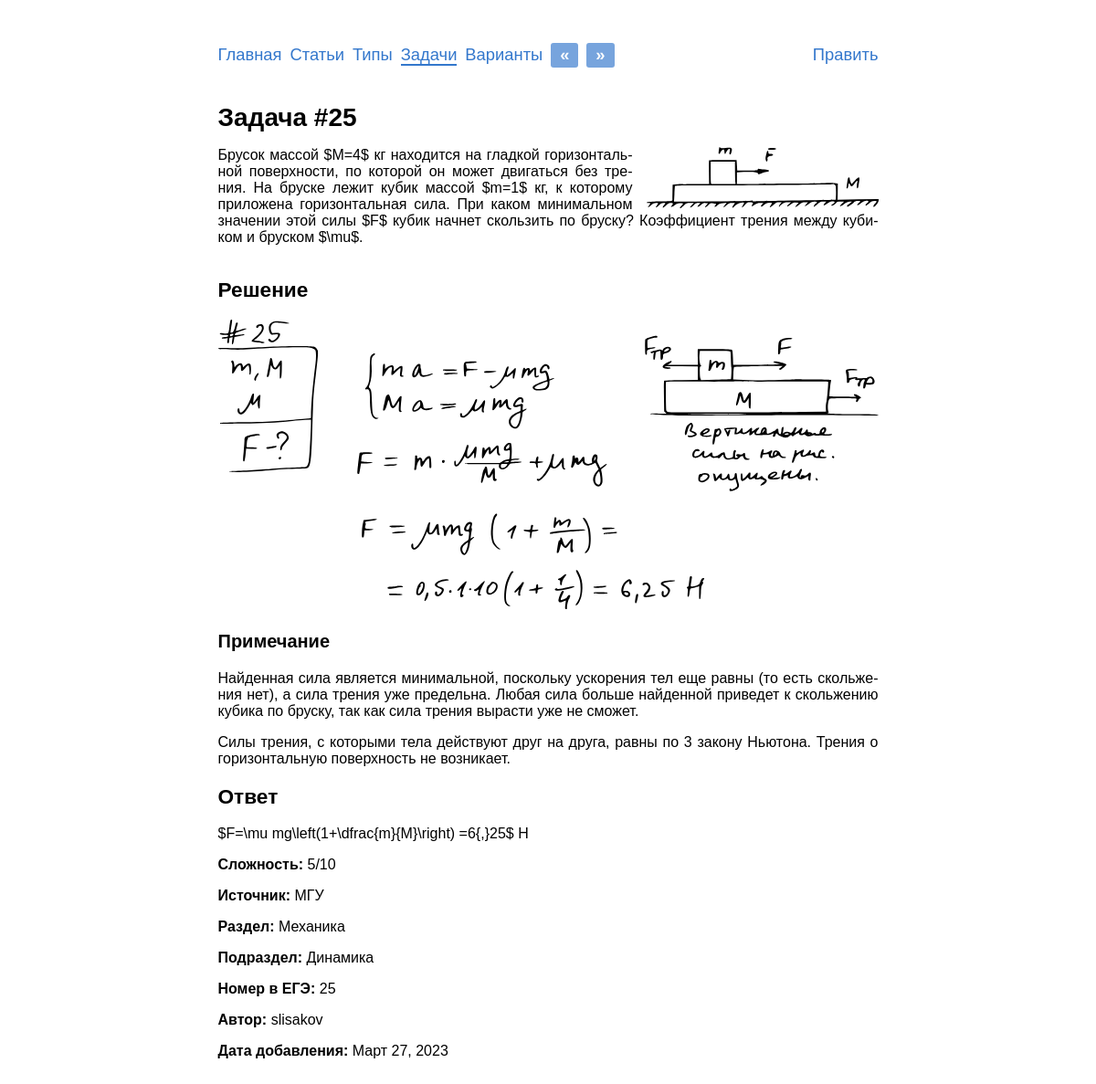
The page /problems/25/ on the database its author committed.
### problems/models.py (models this page shows, shortened)
class Problem(models.Model):
    objects = ProblemManager()
    text = models.TextField('условие',
                            max_length=6000,
                            help_text='Максимум 6 тыс. символов '
                            '(если мало - обратитесь к создательнице сайта)')
    solution = models.TextField('решение',
                                max_length=6000,
                                help_text='Максимум 6 тыс. символов',
                                blank=True,
                                null=True)
    answer = models.TextField('ответ',
                              max_length=1000,
                              help_text='Максимум 1 тыс. символов',
                              blank=True,
                              null=True)
    complexity = models.PositiveSmallIntegerField('сложность',
                                                  help_text=('число от 1 до 10'
                                                             ' включительно'),
                                                  blank=True,
                                                  null=True,
                                                  validators=(
                                                      [MinValueValidator(1),
                                                       MaxValueValidator(10)]))
    author = models.ForeignKey(User,
                               on_delete=models.CASCADE,
                               editable=False,
                               verbose_name='автор')
    date = models.DateField('дата добавления',
                            auto_now_add=True)
    tags = models.ManyToManyField(Tag,
                                  verbose_name='тэги',
                                  blank=True)
    source = models.ForeignKey(Source,
                               on_delete=models.CASCADE,
                               verbose_name='источник',
                               blank=True,
                               null=True)
    category = models.ForeignKey(Category,
                                 on_delete=models.CASCADE,
                                 verbose_name='раздел',
                                 blank=True,
                                 null=True)
    subcategory = models.ForeignKey(Subcategory,
                                    on_delete=models.CASCADE,
                                    verbose_name='подраздел',
                                    blank=True,
                                    null=True)
    type_ege = models.ForeignKey(TypeInEGE,
                                 on_delete=models.CASCADE,
                                 verbose_name='Тип задания',
                                 null=True)
    class Meta:
        verbose_name = 'задача'
        verbose_name_plural = 'задачи'
        default_related_name = 'problems'

class Source(models.Model):
    name = models.CharField('название',
                            max_length=500,
                            help_text='Максимум 500 символов')
    class Meta:
        verbose_name = 'источник'
        verbose_name_plural = 'источники'
        default_related_name = 'source'
        ordering = ['name']
    def __str__(self):
        return self.name

class CategoryBaseModel(models.Model):
    name = models.CharField('название',
                            max_length=150,
                            help_text='Максимум 150 символов')
    slug = models.SlugField('слаг',
                            max_length=150,
                            help_text=('Слаг - текстовый идентификатор,'
                                       ' с помощью которого будут'
                                       ' генерироваться ссылки'))
    class Meta:
        abstract = True
    def __str__(self):
        return self.name

class Category(CategoryBaseModel):
    class Meta:
        verbose_name = 'раздел'
        verbose_name_plural = 'разделы'
        default_related_name = 'category'
        ordering = ['name']

class Subcategory(CategoryBaseModel):
    category = models.ForeignKey(Category,
                                 verbose_name='категория',
                                 on_delete=models.CASCADE,
                                 default=None,
                                 null=True,
                                 blank=False)
    class Meta:
        verbose_name = 'подраздел'
        verbose_name_plural = 'подразделы'
        default_related_name = 'subcategory'
        ordering = ['name']

class TypeInEGE(models.Model):
    objects = TypeInEGEManager()
    number = models.PositiveSmallIntegerField('номер')
    max_score = models.PositiveSmallIntegerField('максимальное количество'
                                                 ' баллов')
    part_ege = models.ForeignKey(PartOfEGE,
                                 on_delete=models.CASCADE,
                                 verbose_name='часть ЕГЭ',
                                 default=1)
    class Meta:
        verbose_name = 'тип'
        verbose_name_plural = 'типы'
        default_related_name = 'type'
        ordering = ['number']
    def __str__(self):
        return str(self.number)

### problems/views.py (the view)
# urls.py: re_path(r'^(?P<pk>[1-9]\d*)/$', views.ProblemView.as_view(),
class ProblemView(DetailView):
    model = Problem
    template_name = 'problems/problem_detail.html'
    context_object_name = 'problem'
    def get_queryset(self):
        return Problem.objects.detail()
    def get_context_data(self, **kwargs):
        data = super().get_context_data(**kwargs)
        problem_pk = self.kwargs['pk']
        data['next_problem'] = (Problem.objects
                                       .all()
                                       .filter(id=int(problem_pk) + 1)
                                       .exists())
        data['previous_problem'] = (Problem.objects
                                           .all()
                                           .filter(id=int(problem_pk) - 1)
                                           .exists())
        return data

### problems/managers.py (called while the page is built)
    def detail(self):
        return (
            self.get_queryset()
            .prefetch_related('tags')
            .select_related('author', 'source', 'category', 'subcategory',
                            'type_ege')
        )

### problems/templatetags/abbr.py (called while the page is built)
def replace_by_dic(el, dic):
    for i, j in dic.items():
        el = el.replace(i, j)
    return el

@register.filter()
@stringfilter
def abbr(value):
    return replace_by_dic(value, abbr_dic)

### problems/templatetags/markdown_extras.py (called while the page is built)
@register.filter()
@stringfilter
def markdown(value):
    return md.markdown(value, extensions=['markdown.extensions.fenced_code'])

### templates/problems/problem_detail.html (shortened to what this page needs)
{% extends "base.html" %}
{% load markdown_extras %}
{% load abbr %}
{% block content %}
  <div class="card">
    <h1 class="card-title">Задача #{{problem.id}}</h1>
    <div class="problem">{{problem.text|markdown|abbr|safe}}</div>
    {% if problem.solution%}<h2>Решение</h2><div class="solution">{{problem.solution|markdown|safe}}</div>{% endif %}
    {% if problem.answer%}<h2>Ответ </h2><div class="answer">{{problem.answer|markdown|safe}}</div>{% endif %}
    {% if problem.complexity%}<p><b>Сложность: </b>{{problem.complexity}}/10</p>{% endif %}
    {% if problem.source%}<p><b>Источник: </b>{{problem.source}}{% endif %}</p>
    {% if problem.category%}<p><b>Раздел: </b>{{problem.category}}{% endif %}</p>
    {% if problem.subcategory%}<p><b>Подраздел: </b>{{problem.subcategory}}{% endif %}</p>
    <p><b>Номер в ЕГЭ: </b>{{problem.type_ege}}</p>
    <p><b>Автор: </b>{{problem.author.username}}</p>
    <p><b>Дата добавления: </b>{{problem.date}}</p>
  </div>
{% endblock %}

### templates/base.html (shortened to what this page needs)
{% load static %}
<!DOCTYPE html>
<html lang="ru">
  <head>
    <link rel="stylesheet" href="{% static 'css/style.css'%}" type="text/css">
  </head>
  <body>
    <header>
      {% include "includes/nav.html" %}
    </header>
    <main>
      {% block content %}Пусто :({% endblock %}
    </main>
  </body>
</html>

### templates/includes/nav.html (shortened to what this page needs)
<nav class="no-print">
  <a href="/"{% if request.path == '/' %}class='current_nav'{% endif %}>Главная</a>&nbsp;
  <a href="/articles/"{% if '/articles' in request.path %}class='current_nav'{% endif %}>Статьи</a>&nbsp;
  <a href="{% url 'typesinege:list'%}"{% if '/types/' in request.path %}class='current_nav'{% endif %}>Типы</a>&nbsp;
  <a href="{% url 'problems:list'%}"{% if '/problems/' in request.path %}class='current_nav'{% endif %}>Задачи</a>&nbsp;
  <a href="{% url 'variants:list'%}"{% if '/variants/' in request.path %}class='current_nav'{% endif %}>Варианты</a>&nbsp;
  {% if '/problems/' in request.path and request.path != '/problems/' %}
    <a class="nav-right" href="/admin/problems/problem/{{problem.id}}/change">Править</a>
  {% endif %}
  {% if previous_problem %}
    <a class="lnk_btn" href="/problems/{{problem.id|add:"-1"}}" title="#{{problem.id|add:"-1"}}">«</a>&nbsp;
  {% endif %}
  {% if next_problem %}
  <a class="lnk_btn" href="/problems/{{problem.id|add:"+1"}}" title="#{{problem.id|add:"+1"}}">»</a>
  {% endif %}
</nav>

### static/css/style.css (style rules this page uses)
html { overflow-y: scroll; }
body { -webkit-hyphens: auto; -moz-hyphens: auto; -ms-hyphens: auto; hyphens: auto; margin: 0px auto; width: 723px; max-width: 100%; font-family: Tahoma, Arial; text-align: justify; font-size: 12pt; margin-bottom:10ex; }
h1, h2, h3, h4, h5, h6 { text-align: left; }
h1 { font-size:21pt; }
h2 { font-size:17pt; }
h3 { font-size:15pt; }
.problem { overflow-y: auto; overflow-x: hidden; }
h1.card-title { margin-bottom:0; }
a { text-decoration: none; color: #3377cc; }
nav { margin: 5ex 0 4ex 0; }
nav a { line-height: 2em; font-size: 115%; -webkit-hyphens: none; -moz-hyphens: none; -ms-hyphens: none; hyphens: none; }
.nav-right { float: right; }
.mw150 { min-width: 150px; }
.right { float:right; padding-left:1em; }
nav a.lnk_btn { display: inline-block; border-radius: 3px; background-color: #3377ccaa; font-weight:900; color: white; line-height:inherit; padding: 2px 10px 3px; }
.current_nav { border-bottom: solid 2px; }

### rows shown on the page
Problem: id "25", text|abbr (picture), text|abbr "Брусок массой $M=4$ кг находится на гладкой горизонтальной поверхности, по которой он может двигаться без трения. На бруске лежит кубик массой $m=1$ кг, к которому приложена горизонтальная сила. При каком минимальном значении этой силы $F$ кубик начнет скользить по бруску? Коэффициент трения между кубиком и бруском $\\mu$.", solution (picture), solution "Примечание Найденная сила является минимальной, поскольку ускорения тел еще равны (то есть скольжения нет), а сила трения уже предельна. Любая сила больше найденной приведет к скольжению кубика по бруску, так как сила трения вырасти уже не сможет. Силы трения, с которыми тела действуют друг на друга, равны по 3 закону Ньютона. Трения о горизонтальную поверхность не возникает.", answer "$F=\\mu mg\\left(1+\\dfrac{m}{M}\\right) =6{,}25$ Н", complexity "5", source "МГУ", category "Механика", subcategory "Динамика", type_ege "25", author.username "slisakov", date "Март 27, 2023"
